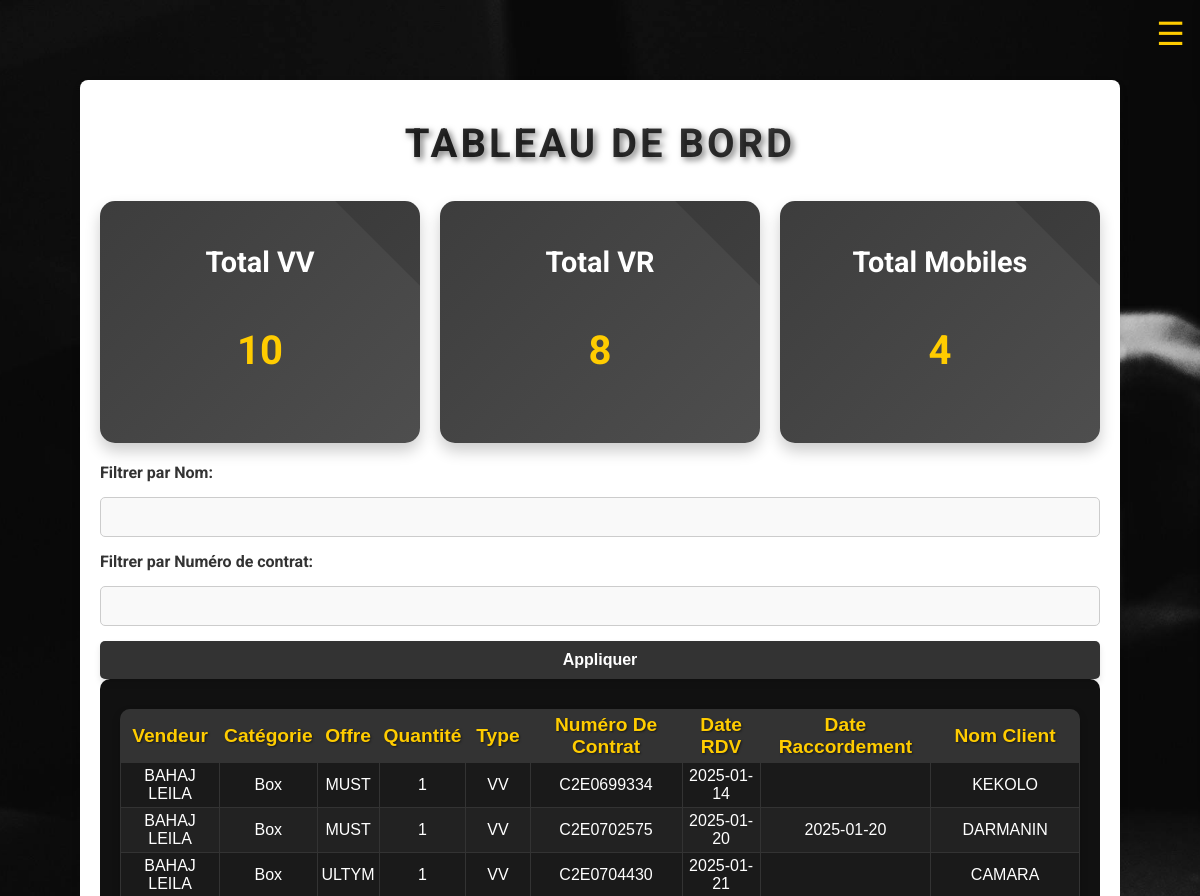
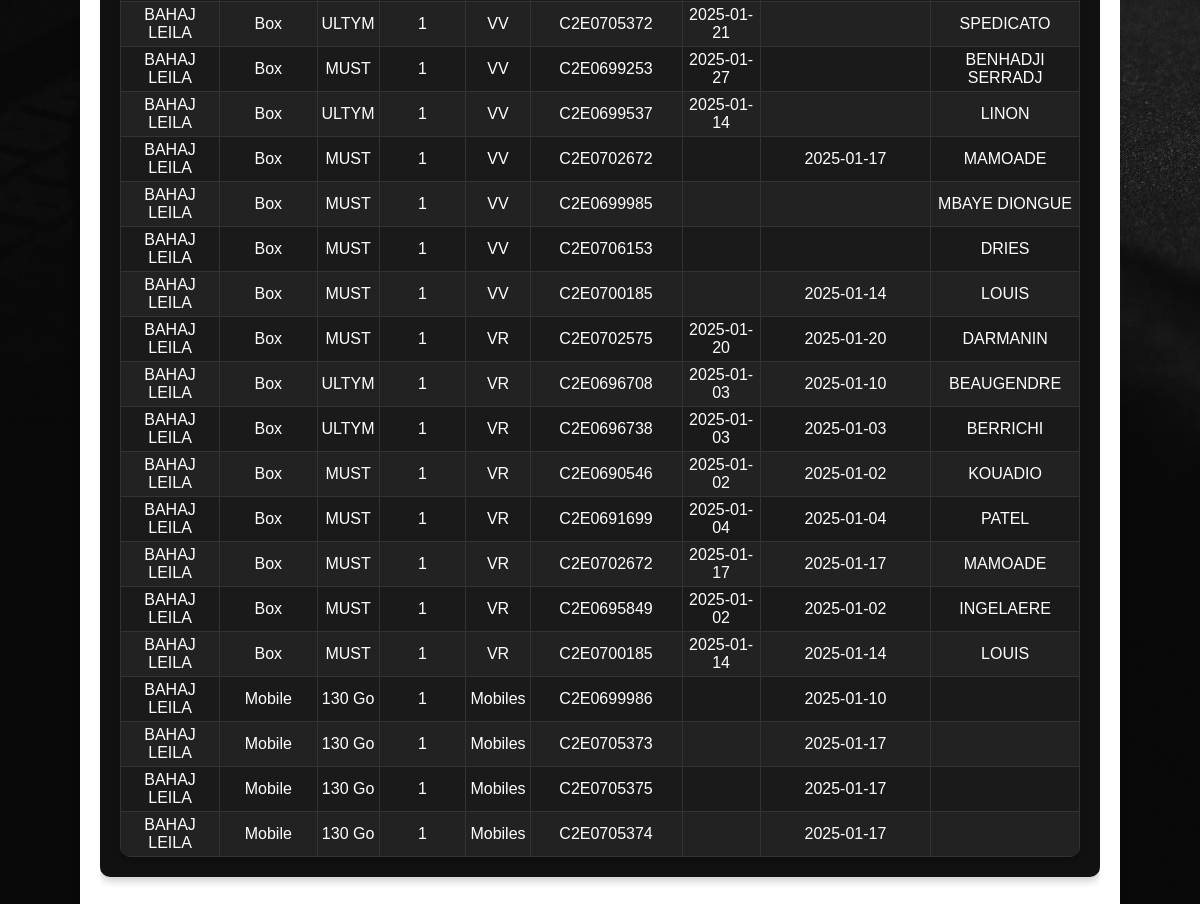
Page /dashboard (signed in) on the committed database (2 pictures, top to bottom).
### test.py (models this page shows)
class Sale(db.Model):
    id = db.Column(db.Integer, primary_key=True)
    date = db.Column(db.String(10), nullable=False)
    offer_type = db.Column(db.String(100), nullable=False)  # Box or Mobile
    plan = db.Column(db.String(100), nullable=False)
    quantity = db.Column(db.Integer, nullable=False)  # Quantité
    user_id = db.Column(db.Integer, db.ForeignKey('user.id'), nullable=False)
    class_type = db.Column(db.String(20), nullable=False)  # Ajout de la colonne classe
    contract_number = db.Column(db.String(50), nullable=False)  # Numéro de contrat
    date_rdv = db.Column(db.String(10), nullable=True)  # Nouvelle colonne Date RDV
    date_raccordement = db.Column(db.String(10), nullable=True)  # Nouvelle colonne Date Raccordement
    client_name = db.Column(db.String(100), nullable=True)  # Nouvelle colonne Nom Client

class User(db.Model):
    id = db.Column(db.Integer, primary_key=True)
    username = db.Column(db.String(80), unique=True, nullable=False)
    password = db.Column(db.String(200), nullable=False)
    plain_password = db.Column(db.String(200), nullable=True)  # Stockage en clair (temporaire)
    role = db.Column(db.String(20), default='user')  # user or admin
    sales = db.relationship('Sale', backref='user', lazy=True)

### test.py (the view)
@app.route('/dashboard', methods=['GET', 'POST'])
def dashboard():
    if 'user_id' not in session:
        return redirect(url_for('login'))
    user = User.query.get(session['user_id'])
    filter_username = request.form.get('filter_username', '').strip()
    filter_contract_number = request.form.get('filter_contract_number', '').strip()
    sales_query = Sale.query
    if user.role == 'admin':
        if filter_username:
            sales_query = sales_query.join(User).filter(User.username.ilike(f"%{filter_username}%"))
        if filter_contract_number:
            sales_query = sales_query.filter(Sale.contract_number.ilike(f"%{filter_contract_number}%"))
        all_sales = sales_query.all()
    elif user.role == 'user':
        sales_query = sales_query.filter_by(user_id=user.id)
        if filter_contract_number:
            sales_query = sales_query.filter(Sale.contract_number.ilike(f"%{filter_contract_number}%"))
        all_sales = sales_query.all()
    total_vv = sum(sale.quantity for sale in all_sales if sale.class_type == 'VV')
    total_vr = sum(sale.quantity for sale in all_sales if sale.class_type == 'VR')
    total_mobiles = sum(sale.quantity for sale in all_sales if sale.class_type == 'Mobiles')
    return render_template(
        'layout.html',
        page='dashboard',
        all_sales=all_sales,
        total_vv=total_vv,
        total_vr=total_vr,
        total_mobiles=total_mobiles,
        filter_username=filter_username,
        filter_contract_number=filter_contract_number
    )

### test.py (called while the page is built)
@app.before_request
def restrict_access():
    if 'user_id' in session:
        user = User.query.get(session['user_id'])
        if user:
            session['role'] = user.role
        else:
            session.pop('user_id', None)

### templates/layout.html (shortened to what this page needs)
<!DOCTYPE html>
<html lang="en">
<head>
    <link rel="stylesheet" href="https://cdnjs.cloudflare.com/ajax/libs/font-awesome/6.0.0-beta3/css/all.min.css">
    <link rel="stylesheet" href="{{ url_for('static', filename='style.css') }}">
</head>
<body>
    {% if page != 'login' %}
    <div class="menu-icon" id="menu-toggle">☰</div>
    {% endif %}
    <div class="container">
        {% if page == 'login' %}
        <div class="form-container">
           <audio id="background-audio" loop>
              <source src="{{ url_for('static', filename='audio/background-audio.mp3') }}" type="audio/mpeg">
              Your browser does not support the audio element.
           </audio>
          <h1 class="main-title gradient">
           Bienvenue chez OCF
            <a href="#" class="audio-toggle" title="Activer/Désactiver le son">
            <i class="fas fa-volume-up"></i>
            </a>
          </h1>
            {% if error %}
            <p class="error">{{ error }}</p>
            {% endif %}
            <form method="POST" action="/login">
                <input type="text" name="username" placeholder="Entrer votre nom utilisateur" required>
                <input type="password" name="password" placeholder="Entrer votre mot de passe" required>
                <button type="submit">Login</button>
            </form>
        </div>
        {% elif page == 'dashboard' %}
        <h1>Tableau de Bord</h1>
        <div class="totals-container">
            <div class="card total-vv">
                <h2>Total VV</h2>
                <p class="total-number">{{ total_vv }}</p>
            </div>
            <div class="card total-vr">
                <h2>Total VR</h2>
                <p class="total-number">{{ total_vr }}</p>
            </div>
            <div class="card total-mobiles">
                <h2>Total Mobiles</h2>
                <p class="total-number">{{ total_mobiles }}</p>
            </div>
        </div>
         <form method="POST" action="/dashboard" class="filter-form">
         <label for="filter-username">Filtrer par Nom:</label>
         <input type="text" id="filter-username" name="filter_username" value="{{   filter_username or '' }}">
         <label for="filter-contract-number">Filtrer par Numéro de contrat:</label>
         <input type="text" id="filter-contract-number" name="filter_contract_number"        value="{{ filter_contract_number or '' }}">
             <button type="submit">Appliquer</button>
         </form>
     <div class="table-container">
      <div class="user-sales">
        <table class="dashboard-table">
            <thead>
                <tr>
                    <th>Vendeur</th>
                    <th>Catégorie</th>
                    <th>Offre</th>
                    <th>Quantité</th>
                    <th>Type</th>
                    <th>Numéro de contrat</th>
                    <th>Date RDV</th>
                    <th>Date Raccordement</th>
                    <th>Nom Client</th>
                </tr>
            </thead>
            <tbody>
                {% for sale in all_sales %}
                <tr>
                    <td>{{ sale.user.username }}</td>
                    <td>{{ sale.offer_type }}</td>
                    <td>{{ sale.plan }}</td>
                    <td>{{ sale.quantity }}</td>
                    <td>{{ sale.class_type }}</td>
                    <td>{{ sale.contract_number }}</td>
                    <td>{{ sale.date_rdv }}</td>
                    <td>{{ sale.date_raccordement }}</td>
                    <td>{{ sale.client_name }}</td>
                </tr>
                {% endfor %}
            </tbody>
        </table>
        </div>
         </div>
        {% endif %}
    </div>
</body>
</html>

### rows in the picture
Sale: user.username "BAHAJ LEILA", offer_type "Box", plan "MUST", quantity "1", class_type "VV", contract_number "C2E0699334", date_rdv "2025-01-14", client_name "KEKOLO"
Sale: user.username "BAHAJ LEILA", offer_type "Box", plan "MUST", quantity "1", class_type "VV", contract_number "C2E0702575", date_rdv "2025-01-20", date_raccordement "2025-01-20", client_name "DARMANIN"
Sale: user.username "BAHAJ LEILA", offer_type "Box", plan "ULTYM", quantity "1", class_type "VV", contract_number "C2E0704430", date_rdv "2025-01-21", client_name "CAMARA"
Sale: user.username "BAHAJ LEILA", offer_type "Box", plan "ULTYM", quantity "1", class_type "VV", contract_number "C2E0705372", date_rdv "2025-01-21", client_name "SPEDICATO"
Sale: user.username "BAHAJ LEILA", offer_type "Box", plan "MUST", quantity "1", class_type "VV", contract_number "C2E0699253", date_rdv "2025-01-27", client_name "BENHADJI SERRADJ"
Sale: user.username "BAHAJ LEILA", offer_type "Box", plan "ULTYM", quantity "1", class_type "VV", contract_number "C2E0699537", date_rdv "2025-01-14", client_name "LINON"
Sale: user.username "BAHAJ LEILA", offer_type "Box", plan "MUST", quantity "1", class_type "VV", contract_number "C2E0702672", date_raccordement "2025-01-17", client_name "MAMOADE"
Sale: user.username "BAHAJ LEILA", offer_type "Box", plan "MUST", quantity "1", class_type "VV", contract_number "C2E0699985", client_name "MBAYE DIONGUE"
Sale: user.username "BAHAJ LEILA", offer_type "Box", plan "MUST", quantity "1", class_type "VV", contract_number "C2E0706153", client_name "DRIES"
Sale: user.username "BAHAJ LEILA", offer_type "Box", plan "MUST", quantity "1", class_type "VV", contract_number "C2E0700185", date_raccordement "2025-01-14", client_name "LOUIS"
Sale: user.username "BAHAJ LEILA", offer_type "Box", plan "MUST", quantity "1", class_type "VR", contract_number "C2E0702575", date_rdv "2025-01-20", date_raccordement "2025-01-20", client_name "DARMANIN"
Sale: user.username "BAHAJ LEILA", offer_type "Box", plan "ULTYM", quantity "1", class_type "VR", contract_number "C2E0696708", date_rdv "2025-01-03", date_raccordement "2025-01-10", client_name "BEAUGENDRE"
Sale: user.username "BAHAJ LEILA", offer_type "Box", plan "ULTYM", quantity "1", class_type "VR", contract_number "C2E0696738", date_rdv "2025-01-03", date_raccordement "2025-01-03", client_name "BERRICHI"
Sale: user.username "BAHAJ LEILA", offer_type "Box", plan "MUST", quantity "1", class_type "VR", contract_number "C2E0690546", date_rdv "2025-01-02", date_raccordement "2025-01-02", client_name "KOUADIO"
Sale: user.username "BAHAJ LEILA", offer_type "Box", plan "MUST", quantity "1", class_type "VR", contract_number "C2E0691699", date_rdv "2025-01-04", date_raccordement "2025-01-04", client_name "PATEL"
Sale: user.username "BAHAJ LEILA", offer_type "Box", plan "MUST", quantity "1", class_type "VR", contract_number "C2E0702672", date_rdv "2025-01-17", date_raccordement "2025-01-17", client_name "MAMOADE"
Sale: user.username "BAHAJ LEILA", offer_type "Box", plan "MUST", quantity "1", class_type "VR", contract_number "C2E0695849", date_rdv "2025-01-02", date_raccordement "2025-01-02", client_name "INGELAERE"
Sale: user.username "BAHAJ LEILA", offer_type "Box", plan "MUST", quantity "1", class_type "VR", contract_number "C2E0700185", date_rdv "2025-01-14", date_raccordement "2025-01-14", client_name "LOUIS"
Sale: user.username "BAHAJ LEILA", offer_type "Mobile", plan "130 Go", quantity "1", class_type "Mobiles", contract_number "C2E0699986", date_raccordement "2025-01-10"
User: user.username "BAHAJ LEILA" "BAHAJ LEILA" "BAHAJ LEILA"

### other values in the picture
{{ total_vv }} "10"
{{ total_vr }} "8"
{{ total_mobiles }} "4"
{{ sale.offer_type }} "Mobile" "Mobile" "Mobile"
{{ sale.plan }} "130 Go" "130 Go" "130 Go"
{{ sale.quantity }} "1" "1" "1"
{{ sale.class_type }} "Mobiles" "Mobiles" "Mobiles"
{{ sale.contract_number }} "C2E0705373" "C2E0705375" "C2E0705374"
{{ sale.date_raccordement }} "2025-01-17" "2025-01-17" "2025-01-17"
